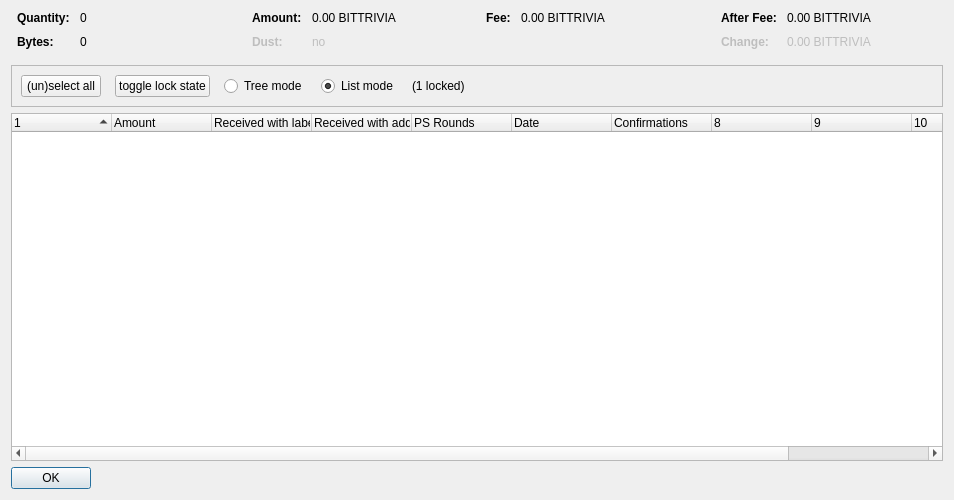
<?xml version="1.0" encoding="UTF-8"?>
<ui version="4.0">
 <class>CoinControlDialog</class>
 <widget class="QDialog" name="CoinControlDialog">
  <property name="geometry">
   <rect>
    <x>0</x>
    <y>0</y>
    <width>954</width>
    <height>500</height>
   </rect>
  </property>
  <property name="windowTitle">
   <string>Coin Selection</string>
  </property>
  <layout class="QVBoxLayout" name="verticalLayout">
   <item>
    <layout class="QHBoxLayout" name="horizontalLayoutTop" stretch="0,0,0,0">
     <property name="topMargin">
      <number>0</number>
     </property>
     <property name="bottomMargin">
      <number>10</number>
     </property>
     <item>
      <layout class="QFormLayout" name="formLayoutCoinControl1">
       <property name="horizontalSpacing">
        <number>10</number>
       </property>
       <property name="verticalSpacing">
        <number>10</number>
       </property>
       <property name="leftMargin">
        <number>6</number>
       </property>
       <property name="rightMargin">
        <number>6</number>
       </property>
       <item row="0" column="0">
        <widget class="QLabel" name="labelCoinControlQuantityText">
         <property name="font">
          <font>
           <weight>75</weight>
           <bold>true</bold>
          </font>
         </property>
         <property name="text">
          <string>Quantity:</string>
         </property>
        </widget>
       </item>
       <item row="0" column="1">
        <widget class="QLabel" name="labelCoinControlQuantity">
         <property name="cursor">
          <cursorShape>IBeamCursor</cursorShape>
         </property>
         <property name="contextMenuPolicy">
          <enum>Qt::ActionsContextMenu</enum>
         </property>
         <property name="text">
          <string notr="true">0</string>
         </property>
         <property name="textInteractionFlags">
          <set>Qt::LinksAccessibleByMouse|Qt::TextSelectableByKeyboard|Qt::TextSelectableByMouse</set>
         </property>
        </widget>
       </item>
       <item row="1" column="0">
        <widget class="QLabel" name="labelCoinControlBytesText">
         <property name="font">
          <font>
           <weight>75</weight>
           <bold>true</bold>
          </font>
         </property>
         <property name="text">
          <string>Bytes:</string>
         </property>
        </widget>
       </item>
       <item row="1" column="1">
        <widget class="QLabel" name="labelCoinControlBytes">
         <property name="cursor">
          <cursorShape>IBeamCursor</cursorShape>
         </property>
         <property name="contextMenuPolicy">
          <enum>Qt::ActionsContextMenu</enum>
         </property>
         <property name="text">
          <string notr="true">0</string>
         </property>
         <property name="textInteractionFlags">
          <set>Qt::LinksAccessibleByMouse|Qt::TextSelectableByKeyboard|Qt::TextSelectableByMouse</set>
         </property>
        </widget>
       </item>
      </layout>
     </item>
     <item>
      <layout class="QFormLayout" name="formLayoutCoinControl2">
       <property name="horizontalSpacing">
        <number>10</number>
       </property>
       <property name="verticalSpacing">
        <number>10</number>
       </property>
       <property name="leftMargin">
        <number>6</number>
       </property>
       <property name="rightMargin">
        <number>6</number>
       </property>
       <item row="0" column="0">
        <widget class="QLabel" name="labelCoinControlAmountText">
         <property name="font">
          <font>
           <weight>75</weight>
           <bold>true</bold>
          </font>
         </property>
         <property name="text">
          <string>Amount:</string>
         </property>
        </widget>
       </item>
       <item row="0" column="1">
        <widget class="QLabel" name="labelCoinControlAmount">
         <property name="cursor">
          <cursorShape>IBeamCursor</cursorShape>
         </property>
         <property name="contextMenuPolicy">
          <enum>Qt::ActionsContextMenu</enum>
         </property>
         <property name="text">
          <string notr="true">0.00 BITTRIVIA</string>
         </property>
         <property name="textInteractionFlags">
          <set>Qt::LinksAccessibleByMouse|Qt::TextSelectableByKeyboard|Qt::TextSelectableByMouse</set>
         </property>
        </widget>
       </item>
       <item row="1" column="0">
        <widget class="QLabel" name="labelCoinControlLowOutputText">
         <property name="enabled">
          <bool>false</bool>
         </property>
         <property name="font">
          <font>
           <weight>75</weight>
           <bold>true</bold>
          </font>
         </property>
         <property name="text">
          <string>Dust:</string>
         </property>
        </widget>
       </item>
       <item row="1" column="1">
        <widget class="QLabel" name="labelCoinControlLowOutput">
         <property name="enabled">
          <bool>false</bool>
         </property>
         <property name="cursor">
          <cursorShape>IBeamCursor</cursorShape>
         </property>
         <property name="contextMenuPolicy">
          <enum>Qt::ActionsContextMenu</enum>
         </property>
         <property name="text">
          <string notr="true">no</string>
         </property>
         <property name="textInteractionFlags">
          <set>Qt::LinksAccessibleByMouse|Qt::TextSelectableByKeyboard|Qt::TextSelectableByMouse</set>
         </property>
        </widget>
       </item>
      </layout>
     </item>
     <item>
      <layout class="QFormLayout" name="formLayoutCoinControl3">
       <property name="horizontalSpacing">
        <number>10</number>
       </property>
       <property name="verticalSpacing">
        <number>10</number>
       </property>
       <property name="leftMargin">
        <number>6</number>
       </property>
       <property name="rightMargin">
        <number>6</number>
       </property>
       <item row="0" column="0">
        <widget class="QLabel" name="labelCoinControlFeeText">
         <property name="font">
          <font>
           <weight>75</weight>
           <bold>true</bold>
          </font>
         </property>
         <property name="text">
          <string>Fee:</string>
         </property>
        </widget>
       </item>
       <item row="0" column="1">
        <widget class="QLabel" name="labelCoinControlFee">
         <property name="cursor">
          <cursorShape>IBeamCursor</cursorShape>
         </property>
         <property name="contextMenuPolicy">
          <enum>Qt::ActionsContextMenu</enum>
         </property>
         <property name="text">
          <string notr="true">0.00 BITTRIVIA</string>
         </property>
         <property name="textInteractionFlags">
          <set>Qt::LinksAccessibleByMouse|Qt::TextSelectableByKeyboard|Qt::TextSelectableByMouse</set>
         </property>
        </widget>
       </item>
      </layout>
     </item>
     <item>
      <layout class="QFormLayout" name="formLayoutCoinControl4">
       <property name="horizontalSpacing">
        <number>10</number>
       </property>
       <property name="verticalSpacing">
        <number>10</number>
       </property>
       <property name="leftMargin">
        <number>6</number>
       </property>
       <property name="rightMargin">
        <number>6</number>
       </property>
       <item row="0" column="0">
        <widget class="QLabel" name="labelCoinControlAfterFeeText">
         <property name="font">
          <font>
           <weight>75</weight>
           <bold>true</bold>
          </font>
         </property>
         <property name="text">
          <string>After Fee:</string>
         </property>
        </widget>
       </item>
       <item row="0" column="1">
        <widget class="QLabel" name="labelCoinControlAfterFee">
         <property name="cursor">
          <cursorShape>IBeamCursor</cursorShape>
         </property>
         <property name="contextMenuPolicy">
          <enum>Qt::ActionsContextMenu</enum>
         </property>
         <property name="text">
          <string notr="true">0.00 BITTRIVIA</string>
         </property>
         <property name="textInteractionFlags">
          <set>Qt::LinksAccessibleByMouse|Qt::TextSelectableByKeyboard|Qt::TextSelectableByMouse</set>
         </property>
        </widget>
       </item>
       <item row="1" column="0">
        <widget class="QLabel" name="labelCoinControlChangeText">
         <property name="enabled">
          <bool>false</bool>
         </property>
         <property name="font">
          <font>
           <weight>75</weight>
           <bold>true</bold>
          </font>
         </property>
         <property name="text">
          <string>Change:</string>
         </property>
        </widget>
       </item>
       <item row="1" column="1">
        <widget class="QLabel" name="labelCoinControlChange">
         <property name="enabled">
          <bool>false</bool>
         </property>
         <property name="cursor">
          <cursorShape>IBeamCursor</cursorShape>
         </property>
         <property name="contextMenuPolicy">
          <enum>Qt::ActionsContextMenu</enum>
         </property>
         <property name="text">
          <string notr="true">0.00 BITTRIVIA</string>
         </property>
         <property name="textInteractionFlags">
          <set>Qt::LinksAccessibleByMouse|Qt::TextSelectableByKeyboard|Qt::TextSelectableByMouse</set>
         </property>
        </widget>
       </item>
      </layout>
     </item>
    </layout>
   </item>
   <item>
    <widget class="QFrame" name="frame">
     <property name="minimumSize">
      <size>
       <width>0</width>
       <height>40</height>
      </size>
     </property>
     <property name="frameShape">
      <enum>QFrame::StyledPanel</enum>
     </property>
     <property name="frameShadow">
      <enum>QFrame::Sunken</enum>
     </property>
     <layout class="QHBoxLayout" name="horizontalLayout">
      <item>
       <layout class="QHBoxLayout" name="horizontalLayoutPanel" stretch="0,0,0,0,0,0">
        <property name="spacing">
         <number>14</number>
        </property>
        <item>
         <widget class="QPushButton" name="pushButtonSelectAll">
          <property name="sizePolicy">
           <sizepolicy hsizetype="Maximum" vsizetype="Fixed">
            <horstretch>0</horstretch>
            <verstretch>0</verstretch>
           </sizepolicy>
          </property>
          <property name="text">
           <string>(un)select all</string>
          </property>
          <property name="autoDefault">
           <bool>false</bool>
          </property>
         </widget>
        </item>
        <item>
         <widget class="QPushButton" name="pushButtonToggleLock">
          <property name="sizePolicy">
           <sizepolicy hsizetype="Maximum" vsizetype="Fixed">
            <horstretch>0</horstretch>
            <verstretch>0</verstretch>
           </sizepolicy>
          </property>
          <property name="text">
           <string>toggle lock state</string>
          </property>
          <property name="autoDefault">
           <bool>false</bool>
          </property>
         </widget>
        </item>
        <item>
         <widget class="QRadioButton" name="radioTreeMode">
          <property name="sizePolicy">
           <sizepolicy hsizetype="Maximum" vsizetype="Fixed">
            <horstretch>0</horstretch>
            <verstretch>0</verstretch>
           </sizepolicy>
          </property>
          <property name="text">
           <string>Tree mode</string>
          </property>
         </widget>
        </item>
        <item>
         <widget class="QRadioButton" name="radioListMode">
          <property name="sizePolicy">
           <sizepolicy hsizetype="Maximum" vsizetype="Fixed">
            <horstretch>0</horstretch>
            <verstretch>0</verstretch>
           </sizepolicy>
          </property>
          <property name="text">
           <string>List mode</string>
          </property>
          <property name="checked">
           <bool>true</bool>
          </property>
         </widget>
        </item>
        <item>
         <widget class="QLabel" name="labelLocked">
          <property name="text">
           <string>(1 locked)</string>
          </property>
         </widget>
        </item>
        <item>
         <spacer name="horizontalSpacer">
          <property name="orientation">
           <enum>Qt::Horizontal</enum>
          </property>
          <property name="sizeHint" stdset="0">
           <size>
            <width>40</width>
            <height>20</height>
           </size>
          </property>
         </spacer>
        </item>
       </layout>
      </item>
     </layout>
    </widget>
   </item>
   <item>
    <widget class="CoinControlTreeWidget" name="treeWidget">
     <property name="contextMenuPolicy">
      <enum>Qt::CustomContextMenu</enum>
     </property>
     <property name="sortingEnabled">
      <bool>false</bool>
     </property>
     <property name="columnCount">
      <number>11</number>
     </property>
     <attribute name="headerShowSortIndicator" stdset="0">
      <bool>true</bool>
     </attribute>
     <attribute name="headerStretchLastSection">
      <bool>false</bool>
     </attribute>
     <column>
      <property name="text">
       <string/>
      </property>
     </column>
     <column>
      <property name="text">
       <string>Amount</string>
      </property>
     </column>
     <column>
      <property name="text">
       <string>Received with label</string>
      </property>
     </column>
     <column>
      <property name="text">
       <string>Received with address</string>
      </property>
     </column>
     <column>
      <property name="text">
       <string>PS Rounds</string>
      </property>
     </column>
     <column>
      <property name="text">
       <string>Date</string>
      </property>
     </column>
     <column>
      <property name="text">
       <string>Confirmations</string>
      </property>
      <property name="toolTip">
       <string>Confirmed</string>
      </property>
     </column>
     <column>
      <property name="text">
       <string/>
      </property>
     </column>
     <column>
      <property name="text">
       <string/>
      </property>
     </column>
     <column>
      <property name="text">
       <string/>
      </property>
     </column>
     <column>
      <property name="text">
       <string/>
      </property>
     </column>
    </widget>
   </item>
   <item>
    <widget class="QDialogButtonBox" name="buttonBox">
     <property name="sizePolicy">
      <sizepolicy hsizetype="Maximum" vsizetype="Fixed">
       <horstretch>0</horstretch>
       <verstretch>0</verstretch>
      </sizepolicy>
     </property>
     <property name="orientation">
      <enum>Qt::Horizontal</enum>
     </property>
     <property name="standardButtons">
      <set>QDialogButtonBox::Ok</set>
     </property>
    </widget>
   </item>
  </layout>
 </widget>
 <customwidgets>
  <customwidget>
   <class>CoinControlTreeWidget</class>
   <extends>QTreeWidget</extends>
   <header>coincontroltreewidget.h</header>
  </customwidget>
 </customwidgets>
 <resources/>
 <connections/>
</ui>
